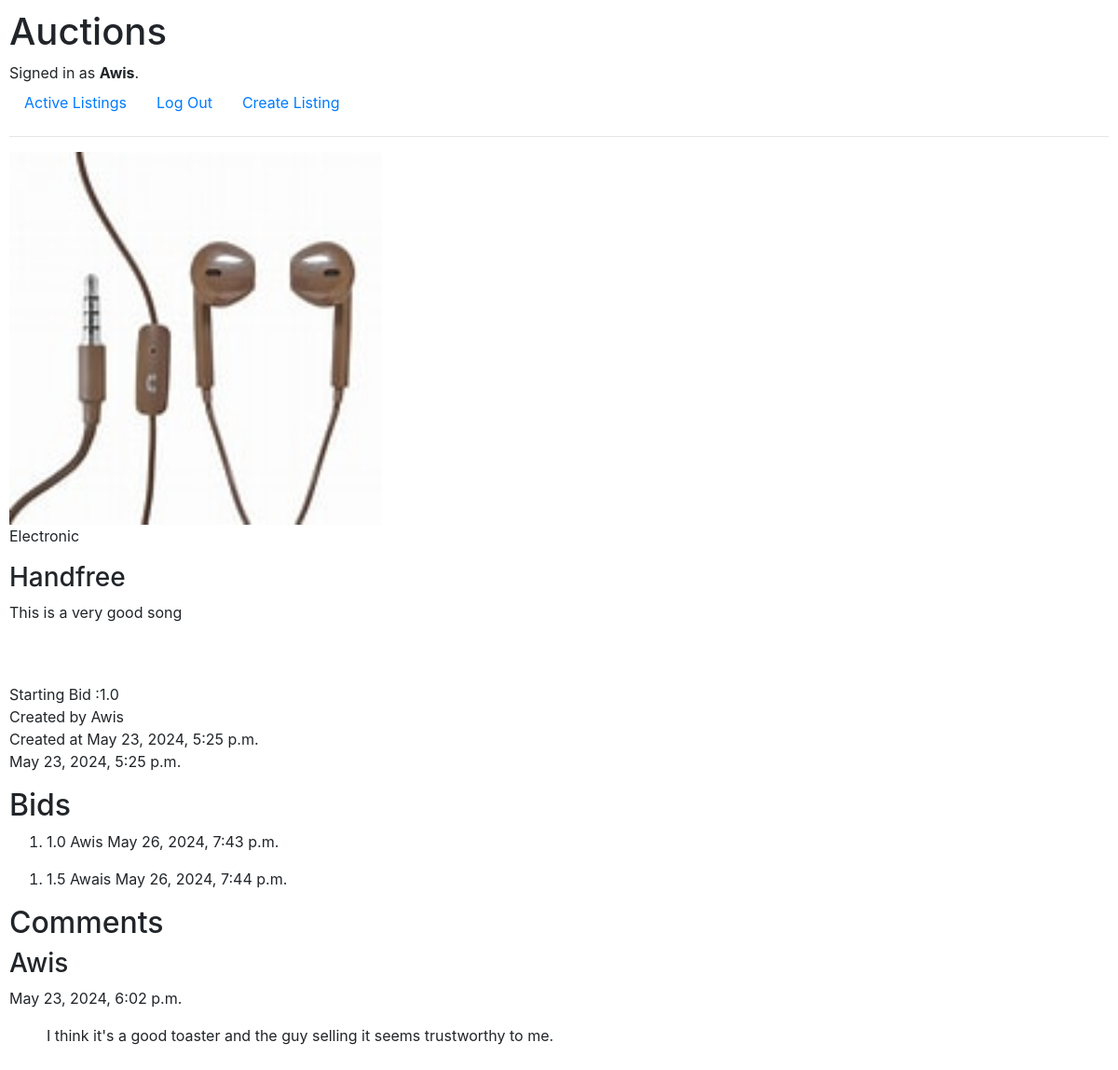
Screenshot of /display_item/1/ (signed in) with the database file from the repository.
### auctions/models.py (models this page shows, shortened)
class User(AbstractUser):
    pass

class Listing(models.Model):
    title = models.CharField(max_length=64)
    description = models.TextField()
    starting_bid = models.DecimalField(max_digits=10, decimal_places=1)
    image_url = models.ImageField(blank=True)
    category = models.CharField(max_length=64, blank=True)
    created_by = models.ForeignKey(User, on_delete=models.CASCADE, related_name="listings")
    created_at = models.DateTimeField(auto_now_add=True)
    active = models.BooleanField(default=True)

class Bid(models.Model):
    amount = models.FloatField(default=0.0)
    listing = models.ForeignKey(Listing, on_delete=models.CASCADE, related_name="bid_set")
    bidder = models.ForeignKey(User, on_delete=models.CASCADE, related_name="bid_set")
    created_at = models.DateTimeField(auto_now_add=True)

class Comment(models.Model):
    content = models.TextField()
    listing = models.ForeignKey(Listing, on_delete=models.CASCADE, related_name="comment_set")
    commenter = models.ForeignKey(User, on_delete=models.CASCADE, related_name="comment_set")
    created_at = models.DateTimeField(auto_now_add=True)

### auctions/views.py (the view)
# urls.py: path("display_item/<int:key>/", views.display_item , name="display_item")
def display_item(request,key):
    entry = Listing.objects.get(id=key)
    comments = entry.comment_set.all()
    bids = entry.bid_set.all()
    return render(request, "auctions/item.html", {
        "item": entry,
        "bids": bids,
        "comments": comments
    })

### auctions/templates/auctions/item.html
{% extends 'auctions/layout.html' %}
{% block body %}
<img src="/media/{{ item.image_url }}" width="400" alt="Picture of item here.">
<p>{{ item.category }}</p>
<h3>{{ item.title }}</h3>
<p>{{ item.description }}</p>
<br>
<br>
<div>
Starting Bid :{{ item.starting_bid }} <br>
Created by {{ item.created_by }}  <br>
Created at {{ item.created_at }}  <br>
<p>{{ item.created_at }}</p>
</div>
<h2>Bids</h2>
{% for bid in bids %}
<ol>
    <li>
        {{ bid.amount }}
        {{ bid.bidder }}
        {{ bid.created_at }}
    </li>
</ol>
{% empty %}
<li>No bids yet.</li>
{% endfor %}
<h2>Comments</h2>
{% for comment in comments %}
<h3>{{ comment.commenter }}</h3>
<p>{{ comment.created_at }}</p>
<ul>
    <p> {{ comment.content }}</p>
</ul>
{% empty %}
<li>No bids yet.</li>
{% endfor %}
{% endblock %}

### auctions/templates/auctions/layout.html (shortened to what this page needs)
{% load static %}
<!DOCTYPE html>
<html lang="en">
    <head>
        <link rel="stylesheet" href="https://stackpath.bootstrapcdn.com/bootstrap/4.4.1/css/bootstrap.min.css">
        <link href="{% static 'auctions/styles.css' %}" rel="stylesheet">
    </head>
    <body>
        <h1>Auctions</h1>
        <div>
            {% if user.is_authenticated %}
                Signed in as <strong>{{ user.username }}</strong>.
            {% else %}
                Not signed in.
            {% endif %}
        </div>
        <ul class="nav">
            <li class="nav-item">
                <a class="nav-link" href="{% url 'index' %}">Active Listings</a>
            </li>
            {% if user.is_authenticated %}
                <li class="nav-item">
                    <a class="nav-link" href="{% url 'logout' %}">Log Out</a>
                </li>
                <li class="nav-item">
                    <a class="nav-link" href="{% url 'new_listing' %}">Create Listing</a>
                </li>
            {% endif %}
        </ul>
        <hr>
        {% block body %}
        {% endblock %}
    </body>
</html>

### auctions/static/auctions/styles.css (style rules this page uses)
body { padding: 10px; }

### rows the page displays
User: username "Awis"
Listing: image_url (picture), category "Electronic", title "Handfree", description "This is a very good song", starting_bid "1.0", created_by "Awis", created_at "May 23, 2024, 5:25 p.m."
Bid: amount "1.0", bidder "Awis", created_at "May 26, 2024, 7:43 p.m."
Bid: amount "1.5", bidder "Awais", created_at "May 26, 2024, 7:44 p.m."
Comment: commenter "Awis", created_at "May 23, 2024, 6:02 p.m.", content "I think it's a good toaster and the guy selling it seems trustworthy to me."
